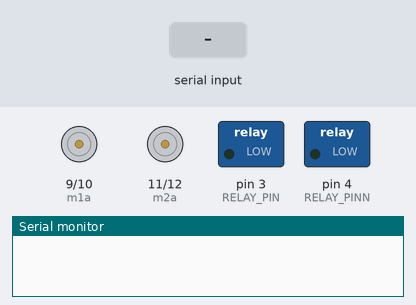
Recording of a sketch running on a simulated Arduino Uno, built with avr-gcc and run on an emulated ATmega328P. Shown: motor-driver pin pairs drawn as motors (green arrow = first pin HIGH = forward, orange = second pin HIGH = backward, longer = more drive), switched loads named in the sketch (green lamp = pin HIGH), the last lines printed to the serial monitor. The inputs (shaded band) are chosen by the test bench.

Above: at 1.2 s.
1.3 s: "O" received over Serial
At 2.2 s:
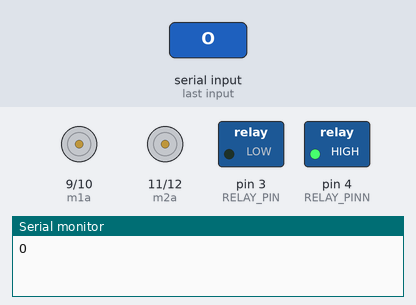
2.8 s: "F" received over Serial
At 3.3 s:
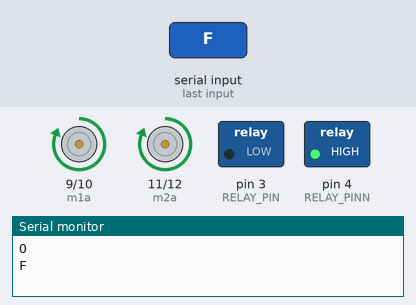
4.3 s: "B" received over Serial
At 5.5 s:
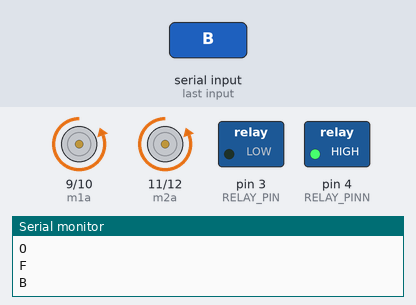
5.8 s: "R" received over Serial
At 6.8 s:
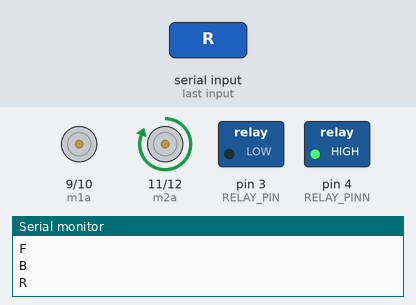
7.3 s: "L" received over Serial
At 8.0 s:
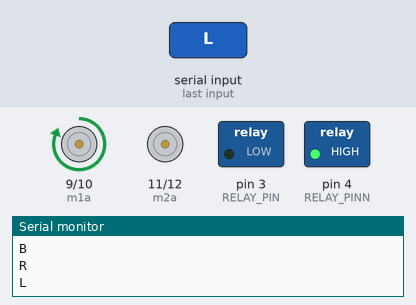
8.8 s: "T" received over Serial
At 9.1 s:
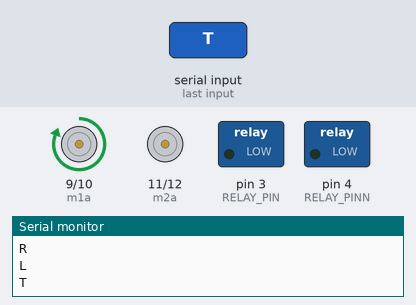
Timing chart, 0 to 11.3 s (numbered marks = the images above; inputs shaded):
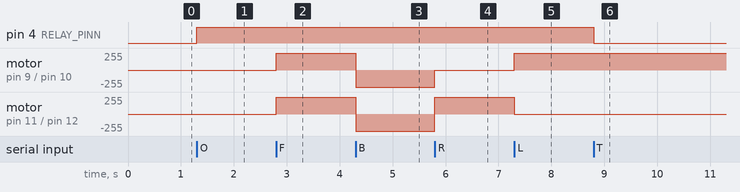

Measured:
- after the input at 1.3 s, pin 4 (RELAY_PINN): LOW → HIGH at once
- after the input at 2.8 s, motor on pin 9 (m1a) / pin 10 (m1b), motor on pin 11 (m2a) / pin 12 (m2b): stopped → forward 255/255 at once
- after the input at 4.3 s, motor on pin 9 (m1a) / pin 10 (m1b), motor on pin 11 (m2a) / pin 12 (m2b): forward 255/255 → backward 255/255 at once
- after the input at 5.8 s, motor on pin 9 (m1a) / pin 10 (m1b): backward 255/255 → stopped at once; motor on pin 11 (m2a) / pin 12 (m2b): backward 255/255 → forward 255/255 at once
- after the input at 7.3 s, motor on pin 9 (m1a) / pin 10 (m1b): stopped → forward 255/255 at once; motor on pin 11 (m2a) / pin 12 (m2b): forward 255/255 → stopped at once
- after the input at 8.8 s, pin 4 (RELAY_PINN): HIGH → LOW at once

The sketch:

FINAL_CODE.ino
```cpp
int m1a = 9;
int m1b = 10;
int m2a = 11;
int m2b = 12;
char val;
int RELAY_PINN = 4;
int RELAY_PIN = 3;
void setup()


{
pinMode(m1a, OUTPUT);  // Digital pin 10 set as output Pin
pinMode(m1b, OUTPUT);  // Digital pin 11 set as output Pin
pinMode(m2a, OUTPUT);  // Digital pin 12 set as output Pin
pinMode(m2b, OUTPUT);  // Digital pin 13 set as output Pin
pinMode(RELAY_PIN, OUTPUT);
pinMode(RELAY_PINN, OUTPUT);
Serial.begin(9600);
}

void loop()
{
  while (Serial.available() > 0 )
  {

  val = Serial.read();
  Serial.println(val);
  }
  if(val=='O')
  {
     digitalWrite(RELAY_PINN, HIGH);
     digitalWrite(RELAY_PIN, LOW);// turn on pump 5 seconds
  }
  else

  if( val == 'F') // Forward
    {
      digitalWrite(m1a, HIGH);
      digitalWrite(m1b, LOW);
      digitalWrite(m2a, HIGH);
      digitalWrite(m2b, LOW);
    }
  else if(val == 'B') // Backward
    {
      digitalWrite(m1a, LOW);
      digitalWrite(m1b, HIGH);
      digitalWrite(m2a, LOW);
      digitalWrite(m2b, HIGH);
    }

    else if(val == 'R') //Left
    {
    digitalWrite(m1a, LOW);
    digitalWrite(m1b, LOW);
    digitalWrite(m2a, HIGH);
    digitalWrite(m2b, LOW);
    }
    else if(val == 'L') //Right
    {
    digitalWrite(m1a, HIGH);
    digitalWrite(m1b, LOW);
    digitalWrite(m2a, LOW);
    digitalWrite(m2b, LOW);
    }

  else if(val == 'S') //Stop
    {
    digitalWrite(m1a, LOW);
    digitalWrite(m1b, LOW);
    digitalWrite(m2a, LOW);
    digitalWrite(m2b, LOW);

    }
    else if(val == 'T') //Pump Stop
    {
     digitalWrite(RELAY_PINN  , LOW);
     digitalWrite(RELAY_PIN, LOW);// turn off pump 5 seconds
    }

    }
```
